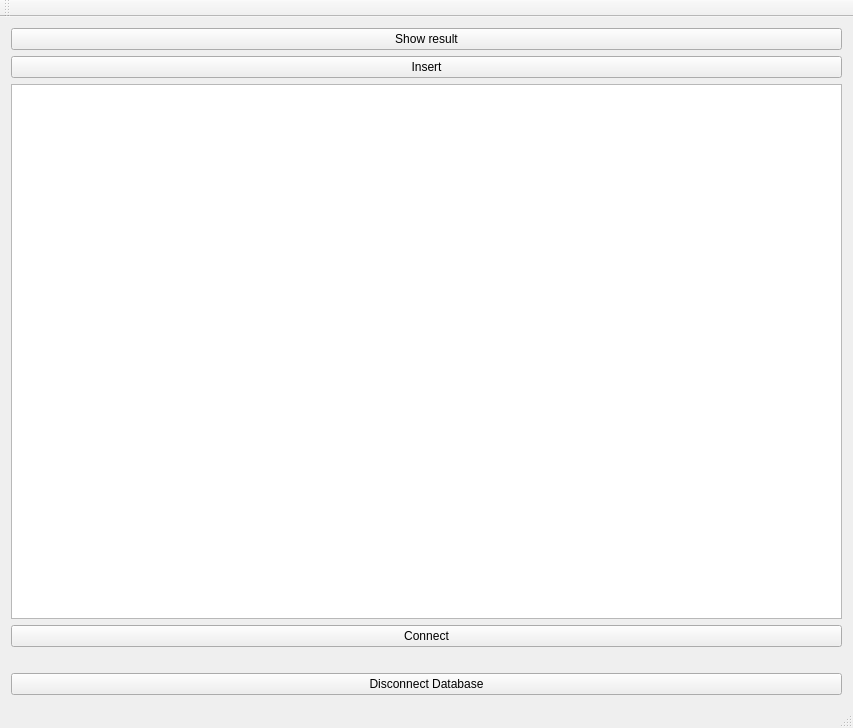
<?xml version="1.0" encoding="UTF-8"?>
<ui version="4.0">
 <class>MainWindow</class>
 <widget class="QMainWindow" name="MainWindow">
  <property name="geometry">
   <rect>
    <x>0</x>
    <y>0</y>
    <width>853</width>
    <height>728</height>
   </rect>
  </property>
  <property name="windowTitle">
   <string>MainWindow</string>
  </property>
  <widget class="QWidget" name="centralWidget">
   <layout class="QVBoxLayout" name="verticalLayout">
    <item>
     <layout class="QGridLayout" name="gridLayout">
      <item row="0" column="0">
       <widget class="QPushButton" name="showBtn">
        <property name="text">
         <string>Show result</string>
        </property>
       </widget>
      </item>
      <item row="4" column="0">
       <widget class="QPushButton" name="connectBtn">
        <property name="text">
         <string>Connect</string>
        </property>
       </widget>
      </item>
      <item row="6" column="0">
       <widget class="QPushButton" name="disConnectBtn">
        <property name="text">
         <string>Disconnect Database</string>
        </property>
       </widget>
      </item>
      <item row="2" column="0">
       <widget class="QTableView" name="tableView"/>
      </item>
      <item row="1" column="0">
       <widget class="QPushButton" name="insertBtn">
        <property name="text">
         <string>Insert</string>
        </property>
       </widget>
      </item>
      <item row="5" column="0">
       <widget class="QLabel" name="Namelable">
        <property name="text">
         <string/>
        </property>
       </widget>
      </item>
     </layout>
    </item>
   </layout>
  </widget>
  <widget class="QMenuBar" name="menuBar">
   <property name="geometry">
    <rect>
     <x>0</x>
     <y>0</y>
     <width>853</width>
     <height>26</height>
    </rect>
   </property>
  </widget>
  <widget class="QToolBar" name="mainToolBar">
   <attribute name="toolBarArea">
    <enum>TopToolBarArea</enum>
   </attribute>
   <attribute name="toolBarBreak">
    <bool>false</bool>
   </attribute>
  </widget>
  <widget class="QStatusBar" name="statusBar"/>
 </widget>
 <layoutdefault spacing="6" margin="11"/>
 <resources/>
 <connections/>
</ui>
